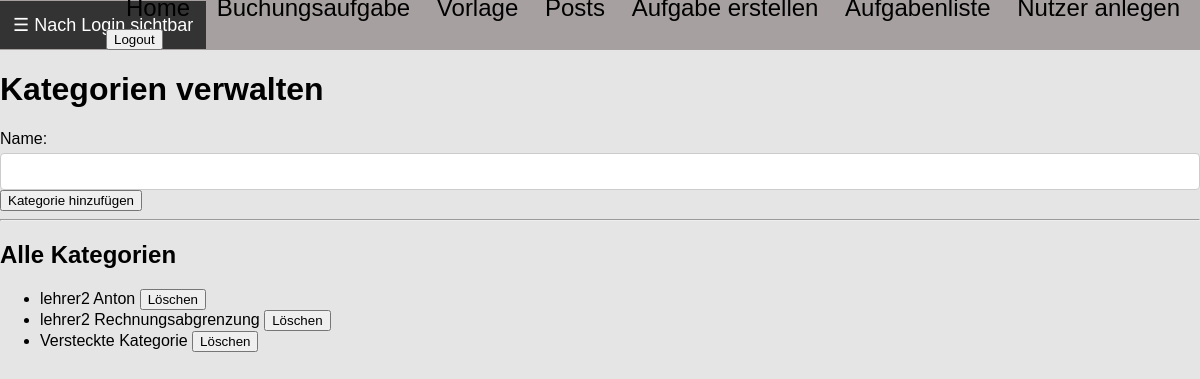
/posts/neue-kategorie/ (signed in), run on an earlier commit of the app's database.
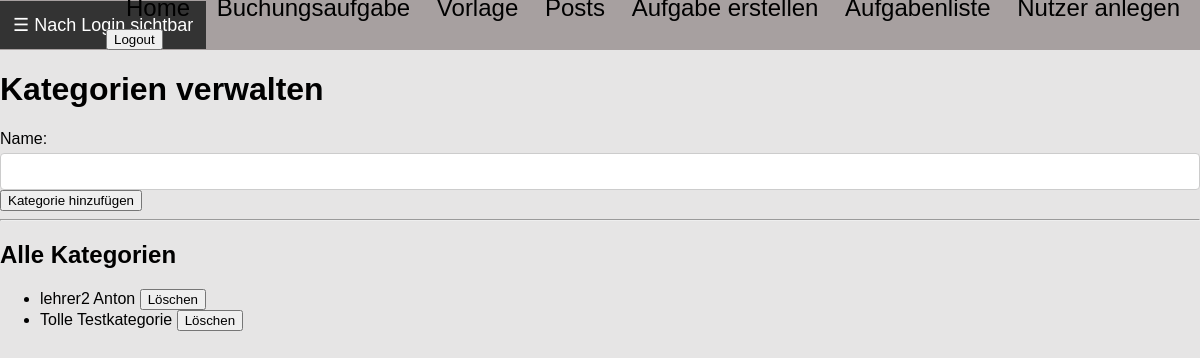
And on a later commit of the database.
### posts/models.py (models this page shows, shortened)
class Kategorie(models.Model):
    name = models.CharField(max_length=100, unique=True)
    author = models.ForeignKey(settings.AUTH_USER_MODEL, on_delete=models.CASCADE, limit_choices_to={'role': 'teacher'})

### posts/views.py (the view)
    def _wrapped_view_func(request, *args, **kwargs):
        if request.user.is_authenticated and request.user.role == 'teacher':
            return view_func(request, *args, **kwargs)
        else:
            return HttpResponse(f'Fehlende Berechtigung <br><a href="{reverse("index")}">Zurück zur Startseite</a>')

### posts/forms.py
class KategorieForm(forms.ModelForm):
    class Meta:
        model = Kategorie
        fields = ['name']

### posts/views.py (called while the page is built)
def lehrkraft_required(view_func):
    def _wrapped_view_func(request, *args, **kwargs):
        if request.user.is_authenticated and request.user.role == 'teacher':
            return view_func(request, *args, **kwargs)
        else:
            return HttpResponse(f'Fehlende Berechtigung <br><a href="{reverse("index")}">Zurück zur Startseite</a>')
    return _wrapped_view_func

@login_required(login_url="/users/login/")
@lehrkraft_required
def neue_kategorie(request):
    if request.method == 'POST':
        return process_kategorie_form(request, KategorieForm(request.POST))
    return render_kategorie_form(request)

def render_kategorie_form(request, form=None):
    form = form or KategorieForm()
    kategorien = Kategorie.objects.filter(author=request.user)
    return render(request, 'posts/neue_kategorie.html', {'form': form, 'kategorien': kategorien})

### posts/templates/posts/neue_kategorie.html (shortened to what this page needs)
{% extends 'vorlage.html' %}
{% block content %}
<h1>Kategorien verwalten</h1>
<form method="POST">
    {{ form.name.label_tag }} {{ form.name }}<br>
    <button type="submit">Kategorie hinzufügen</button>
</form>
<hr>
<h2>Alle Kategorien</h2>
<ul>
    {% for kategorie in kategorien %}
        <li>
            {{ kategorie.name }}
            <form action="{% url 'posts:kategorie_loeschen' kategorie.id %}" method="POST" style="display:inline;">
                <button type="submit" onclick="return confirm('Willst du diese Kategorie wirklich löschen?');">Löschen</button>
            </form>
        </li>
    {% endfor %}
</ul>
{% endblock %}

What changed in the data, as far as the page shows it:
removed Kategorie: name "lehrer2 Rechnungsabgrenzung"
removed Kategorie: name "Versteckte Kategorie"
added Kategorie: name "Tolle Testkategorie"
